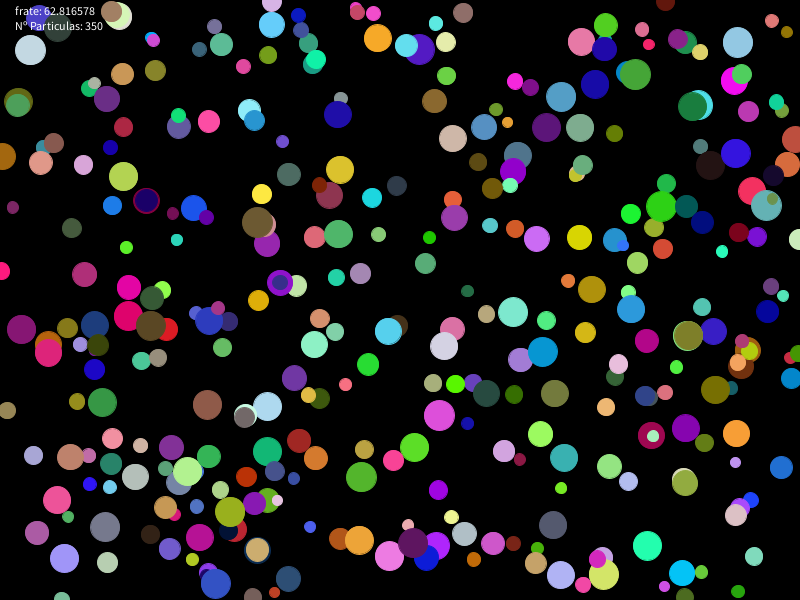
Frame 1 (no input)
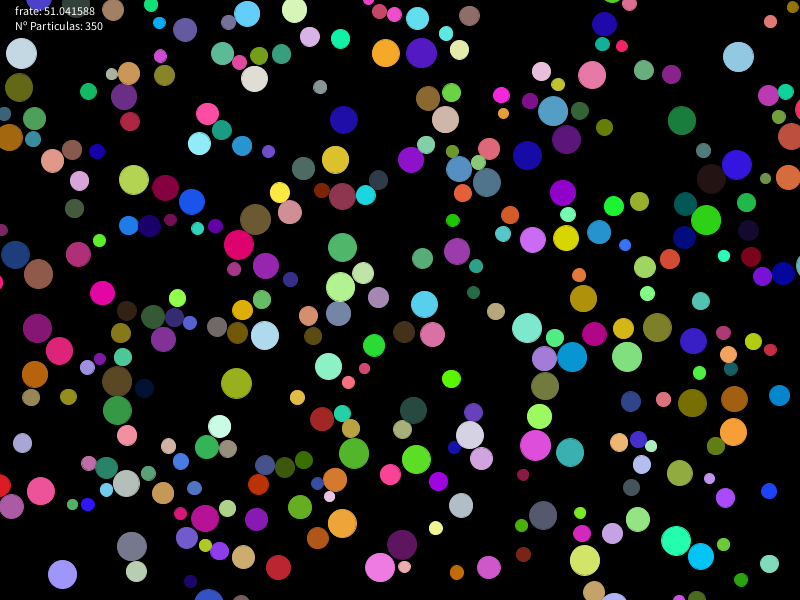
Frame 60 (the mouse pressed at the canvas centre just before this capture)
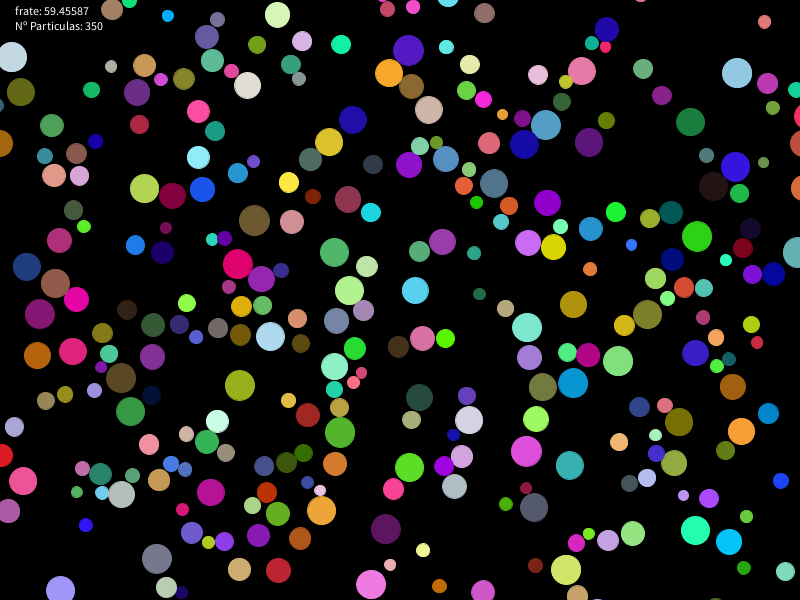
Frame 120 (the mouse held since frame 60 and released just before this capture)

The Processing sketch that drew these frames (run headless with seeded random() and noise(); from frame 60 on, the mouse is pressed at the canvas centre):

// Processing sketch: processing_150815
// ── processing_150815.pde

/**
 * Tabla Hash
 * 
 * Antonio Dávila
 */
 
Tabla tHash;
ArrayList<Particle> bolas;
PVector gravity = new PVector(0,9.8);
float dt = 0.5; 

int cell_s = 120;       // Tamaño de celda (4 particulas máximo por celda)
int t_s;               // Tamaño de tabla
int Nparticles = 350;   // Numero de particulas

void setup() {
  size(800,600);
  
  // Tamaño de la tabla = Numero Particulas * 2
  t_s = Nparticles*2;
  
  // Bolas
  bolas = new ArrayList<Particle>(); 
  
  for (int i=0; i<Nparticles; i++){
    PVector pos = new PVector(random(0, width), random(0, height));
    Particle p = new Particle(pos);
    bolas.add(p);   
  }
  
}

void draw() {
  background(0);
  fill(255);
  
  // Se crea la tabla hash cada vez
  tHash = new Tabla(cell_s, t_s);
  
  // Actualiza las partículas
  for (int i=0;i<bolas.size();i++){
    Particle p = bolas.get(i);
    tHash.insertar(p.location, p); 
    p.update();
    
    
    // Array de particulas vecinas, accediendo segun el valor hash a los distintos tipos de vecinos
    ArrayList<Particle> vecinos = new ArrayList<Particle>();
    PVector l = p.location.get();
    
    // La misma celda
    vecinos.addAll(tHash.comprobar(l));
    
    //Celda derecha
    l = p.location.get();
    l.x += cell_s;
    vecinos.addAll(tHash.comprobar(l));
    
    // Celda izquierda
    l = p.location.get();
    l.x -= cell_s;
    vecinos.addAll(tHash.comprobar(l));
    
    // Celda superior
    l = p.location.get();
    l.y -= cell_s;
    vecinos.addAll(tHash.comprobar(l));
    
    // Celda inferior
    l = p.location.get();
    l.y += cell_s;
    vecinos.addAll(tHash.comprobar(l));
    
    //Esquinas
    l = p.location.get();
    l.x += cell_s;
    l.y += cell_s;
    vecinos.addAll(tHash.comprobar(l));
    l = p.location.get();
    l.x -= cell_s;
    l.y -= cell_s;
    vecinos.addAll(tHash.comprobar(l));
    l = p.location.get();
    l.x += cell_s;
    l.y -= cell_s;
    vecinos.addAll(tHash.comprobar(l));
    l = p.location.get();
    l.x -= cell_s;
    l.y += cell_s;
    vecinos.addAll(tHash.comprobar(l));
    
    
    // Se comprueban las colisiones con el arraylist obtenido de la suma de las celdas vecinas de la tabla hash
    for (int j=0; j<vecinos.size(); j++){
      Particle q = vecinos.get(j);
      if (p != q){
        //stroke(255);
        //line(p.location.x, p.location.y, q.location.x, q.location.y);
        p.collision(q);
      }
    }
    
    p.display();
  }
  
  fill(255);
  text("frate: " + frameRate, 15, 15);
  text("Nº Particulas: " + Nparticles, 15, 30);
  
}
// A simple Particle class

class Particle {
  PVector location;
  PVector velocity;
  PVector acceleration;
  float radio;
  float mass = 20;
  float Kr = 0.6;
  color c;

  Particle(PVector l) {
    acceleration = new PVector(0,0);
    velocity = new PVector(random(-1,1), random(-1,1));
    location = l.get();
    radio = random(5,15);
    c = color(random(0,255), random(0,255), random(0,255));
  }
  
  // F = m * a
  void applyForce(PVector force){
    PVector f = PVector.div(force.get(), mass);
    acceleration.add(f);
  } 
  
  float projection(PVector a, PVector b) {
    float modA = a.mag();
    float modB = b.mag();

    if (modA == 0 || modB == 0)
      return 0;
    else
      return ( a.dot(b)/modB );
    }
 
  PVector para(PVector v, float n) {
    PVector v_unit = v.get();
    v_unit.normalize();
    v_unit.mult(n);
    
    return v_unit;
  } 
  
  PVector project(PVector v, PVector v2) {
    float proj = projection(v, v2); 
    PVector res = para(v2, proj);
    
    return res;
  }
  
  void collision(Particle b){
    PVector dist = PVector.sub(location, b.location);
     
    // Detección    
    if (dist.mag() < (radio + b.radio) ) {
      // normal velocity vectors just before the impact
      PVector normalVelo1 = project(velocity, dist);
      PVector normalVelo2 = project(b.velocity, dist);
     
      // tangential velocity vectors
      PVector tangentVelo1 = PVector.sub(velocity, normalVelo1);
      PVector tangentVelo2 = PVector.sub(b.velocity, normalVelo2);
      
      // Restitución
      float L = radio + b.radio - dist.mag();
      float vrel = PVector.sub(normalVelo1, normalVelo2).mag();
      location.add(PVector.mult(normalVelo1, -L/vrel));
      b.location.add(PVector.mult(normalVelo2, -L/vrel));
      
      
      // Velocidades de salida
    
      float m1 = mass;
      float m2 = b.mass;
      //Escalar u
      float u1 = projection(normalVelo1, dist);
      float u2 = projection(normalVelo2, dist);
      //Módulo v
      float v1 = ((m1-m2*Kr)*u1+(m2+m2*Kr)*u2)/(m1+m2);
      float v2 = ((m2-m1*Kr)*u2+(m1+m1*Kr)*u1)/(m1+m2);
      //Vector normal
      normalVelo1 = para(dist, v1);
      normalVelo2 = para(dist, v2);
      
      //Vector v
      velocity = PVector.add(normalVelo1, tangentVelo1);
      b.velocity = PVector.add(normalVelo2, tangentVelo2);  
    }  
  }

  void run() {
    update();
    display();
  }

  // Method to update location
  void update() {
    //applyForce(gravity);
    
    // Euler (semi) implicito
    velocity.add(PVector.mult(acceleration, dt));
    location.add(PVector.mult(velocity, dt));
    
    acceleration.set(0,0);
    
  }

  // Method to display
  void display() {
    stroke(c);
    fill(c);
    ellipse(location.x,location.y,radio*2,radio*2);
  }
}

class Tabla {
  ArrayList<ArrayList<Particle>> th;
  int cell_size;
  int t_size;

  Tabla(int tam_celda, int tam_tabla){
    cell_size = tam_celda;
    t_size = tam_tabla;
    
    th = new ArrayList<ArrayList<Particle>>();
    
    for(int i = 0; i < t_size; i++){
      th.add(new ArrayList<Particle>());
    }
  }
 
  int hash(PVector p){
    // Calculo del valor hash
    
    int xd = (int)floor(p.x/cell_size);
    int yd = (int)floor(p.y/cell_size);
    int zd = (int)floor(p.z/cell_size);
    
    int h = (73856093 * xd + 19349663 * yd + 83492791 * zd) % t_size;
        
    if (h < 0)
      h += t_size;
    
    return h;
  }
  
  int insertar(PVector v, Particle p){
    int valor_hash = hash(v);
    
    // Se inserta la particula segun el valor hash obtenido
    th.get(valor_hash).add(p);
    
    return valor_hash;
  }
  
  ArrayList comprobar(PVector v){
    int valor_hash = hash(v);
    
    //Se devuelve el array de particulas segun el valor hash obtenido
    return th.get(valor_hash);
  }
} 
